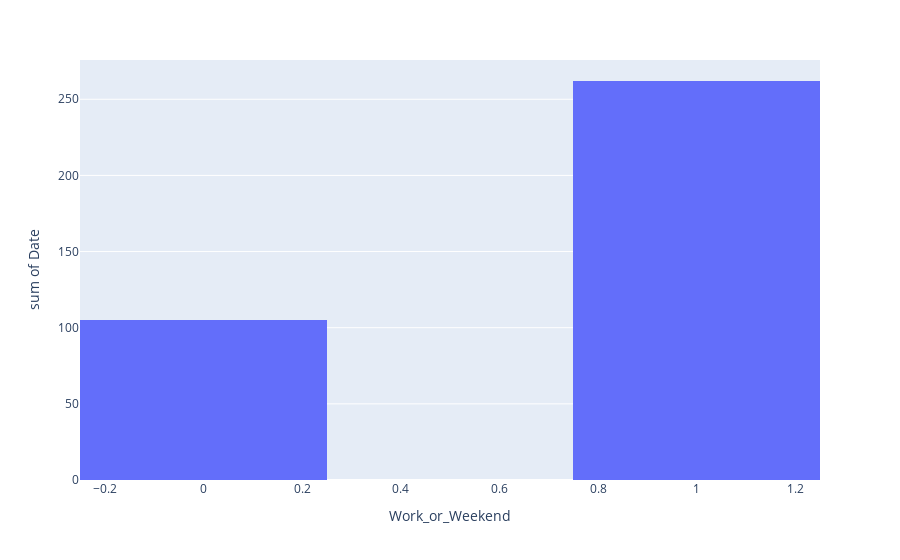

This figure's notebook cell:
### Markdown cell above
## Coding Session I - 30 minutes

From the Fitbit data, we want to visually understand: 

1. **How the average number of steps change by month. Use the appropriate visualization to show the median steps by month?**
1. **Is Fitbitter more active on weekend or workdays?**

##### All plots must be in the same jupyter notebook cell.

Hints:

- Use `Months_encoded` and `Week_or Weekend` columns
- Use `matplolib.pyplot` object oriented API
- Set your size figure to `12,4`
- Explore `plt.sca`
- Explore `plt.xticks`
- Save your figures

### Code cell
# How the average number of steps change by month. Use the appropriate visualization to show the median steps by month?

group = fitbit.groupby(['Months']).mean()['Steps'].reset_index()


dictio = {'January': 1,
         'February': 2,
         'March': 3,
         'April': 4,
         'May': 5,
         'June': 6,
         'July': 7,
         'August': 8,
         'September': 9,
         'October': 10,
         'November': 11,
         'December': 12}

group['sorted_months'] = group['Months'].apply(lambda x: dictio[x])

group = group.sort_values('sorted_months')

fig2 = px.histogram(group, 
                    x = 'Months', 
                    y = "Steps", 
                    nbins = 20)

fig2

# Is Fitbitter more active on weekend or workdays?

groupby = fitbit.groupby(['Work_or_Weekend'])['Date'].count().reset_index()

groupby

fig3 = px.histogram(groupby, 
                    x = 'Work_or_Weekend', 
                    y = "Date", 
                    nbins = 5)

fig3

### Figure 1 — Plotly figure (JSON) as saved in the notebook; plotly's stock layout.template omitted (floating-point values rounded to 4 significant figures)
{"data": [{"alignmentgroup": "True", "bingroup": "x", "histfunc": "sum", "hovertemplate": "Work_or_Weekend=%{x}<br>sum of Date=%{y}<extra></extra>", "legendgroup": "", "marker": {"color": "#636efa", "pattern": {"shape": ""}}, "name": "", "nbinsx": 5, "offsetgroup": "", "orientation": "v", "showlegend": false, "type": "histogram", "x": [0, 1], "xaxis": "x", "y": [105, 262], "yaxis": "y"}], "layout": {"barmode": "relative", "legend": {"tracegroupgap": 0}, "margin": {"t": 60}, "xaxis": {"anchor": "y", "domain": [0, 1], "title": {"text": "Work_or_Weekend"}}, "yaxis": {"anchor": "x", "domain": [0, 1], "title": {"text": "sum of Date"}}}}
